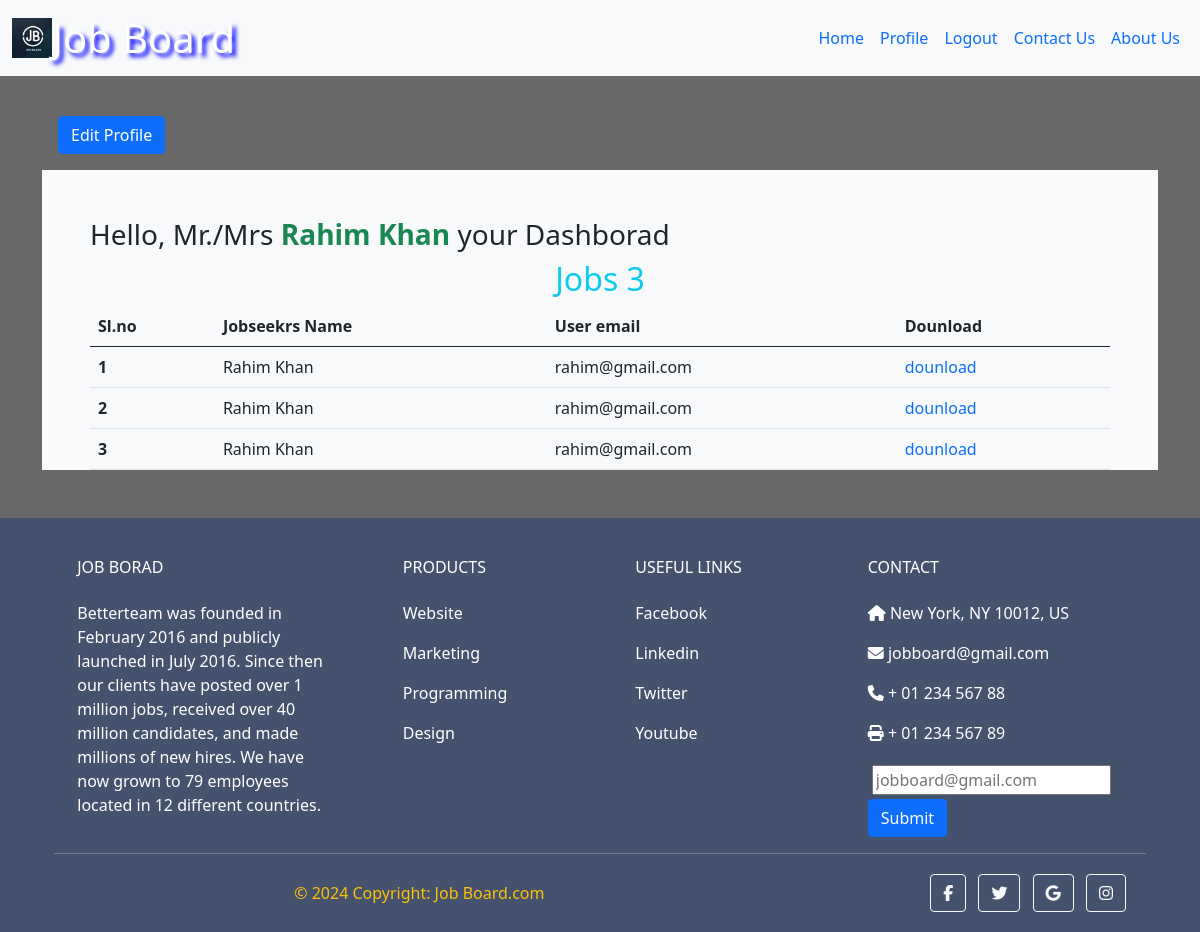
Screenshot of /auth/profile/ (signed in) with the database file from the repository.
### job_app/models.py (models this page shows, shortened)
class Job_seeker(models.Model):
    Cv=models.ImageField(upload_to='cv', blank=True, null=True)
    employee=models.ForeignKey(EmployeeModel,on_delete= models.CASCADE)
    user=models.ForeignKey(User,on_delete= models.CASCADE)

### auth_app/views.py (the view)
# urls.py: path('profile/', UserProfileView.as_view(), name = 'profile'),
@method_decorator(login_required, name='dispatch')
class UserProfileView(View):
    def get(self,request):
        jobs = Job_seeker.objects.filter(user=request.user)
        employees = Job_seeker.objects.all()
        return render(request, 'auth_app/profile.html', {'jobs':jobs,'employees':employees})

### auth_app/templates/auth_app/profile.html (shortened to what this page needs)
{% extends "base.html" %}
{% block content %}
<div class="container ">
  <div class="m-3">
    <a href="{% url 'edit_profile' request.user.id %}">
      <button class="btn btn-primary mt-4">Edit Profile</button>
    </a>
  </div>
  <div class="bg-light px-5 pt-5">
    <h3 class="text-start">Hello, Mr./Mrs <strong class="text-success">{{request.user.first_name}}
        {{request.user.last_name}}</strong> your Dashborad</h3>
    {% if not request.user.is_superuser%}
    {% if jobs|length > 0 %}
    <table class="table table-hover p-3 mb-5 mr-5">
      <thead>
        <tr>
          <th scope="col">Sl.no</th>
          <th scope="col">Jobseekrs Name</th>
          <th scope="col">User email</th>
          <th scope="col">Dounload</th>
        </tr>
      </thead>
      <tbody>
        <h2 class="text-center text-info ">Jobs {{jobs|length}}</h2>
        {% for job in jobs %}
        <tr>
          <th scope="row">{{ forloop.counter }}</th>
          <td>{{job.user.first_name}} {{job.user.last_name}}</td>
          <td>{{job.user.email}}</td>
          <td>
            <a class="text-decoration-none" href="{{ job.Cv.url }}" download>
              dounload
            </a>
          </td>
        </tr>
        {% endfor %}
      </tbody>
    </table>
    {% else %}
    <p class="text-danger">You haven't Apply any Job-seekes yet.</p>
    {% endif %}
    {% endif %}
  </div>
</div>
{% endblock content %}

### static/css/style.css (style rules this page uses)
body { background-color:dimgrey; }

### rows the page displays
Job_seeker: user.first_name "Rahim", user.last_name "Khan", user.email "rahim@gmail.com"
Job_seeker: user.first_name "Rahim", user.last_name "Khan", user.email "rahim@gmail.com"
Job_seeker: user.first_name "Rahim", user.last_name "Khan", user.email "rahim@gmail.com"

### other values shown
{{ request.user.first_name }} "Rahim"
{{ request.user.last_name }} "Khan"
{{ jobs|length }} "3"
